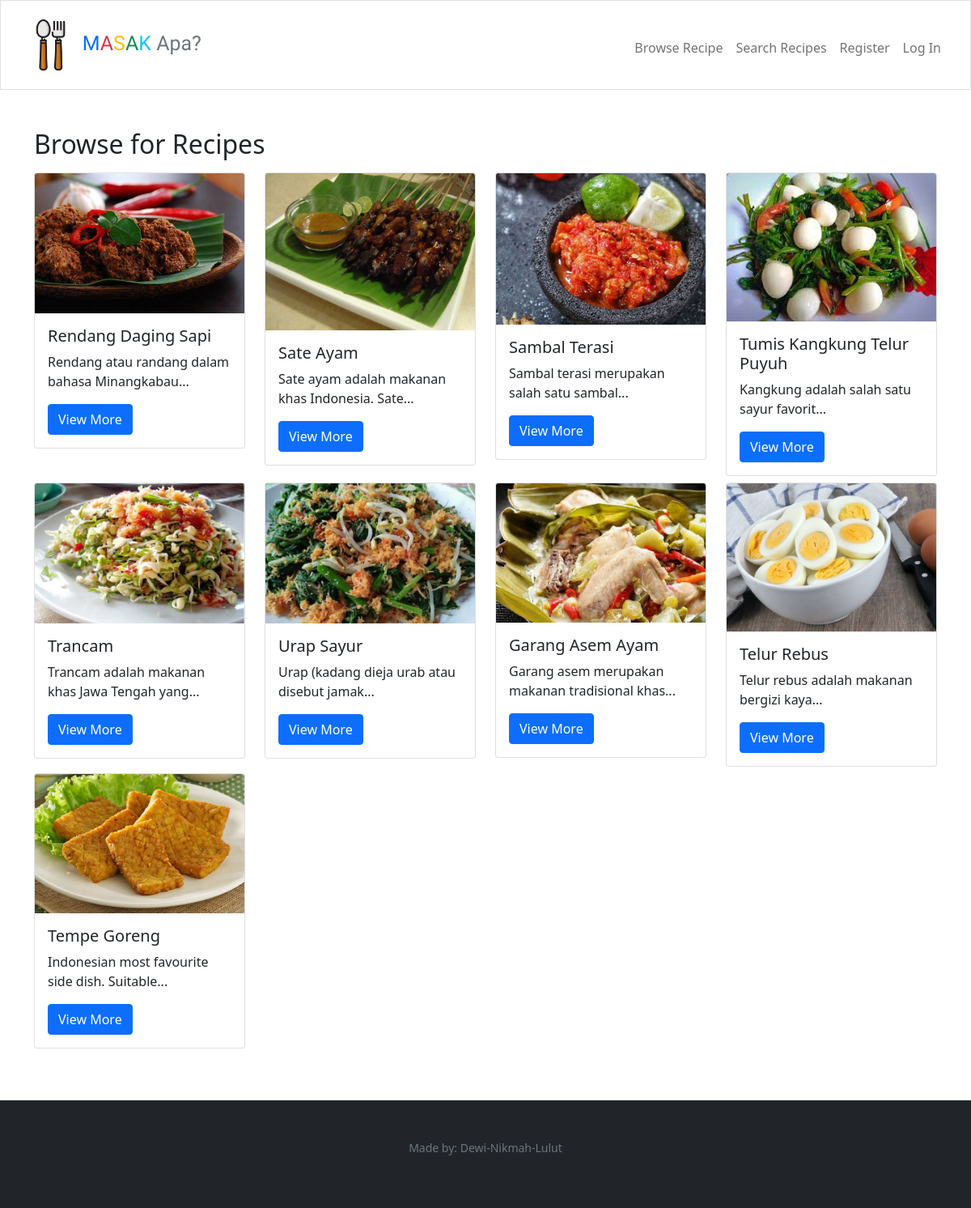
/recipe/show/all, run on an earlier commit of the app's database.
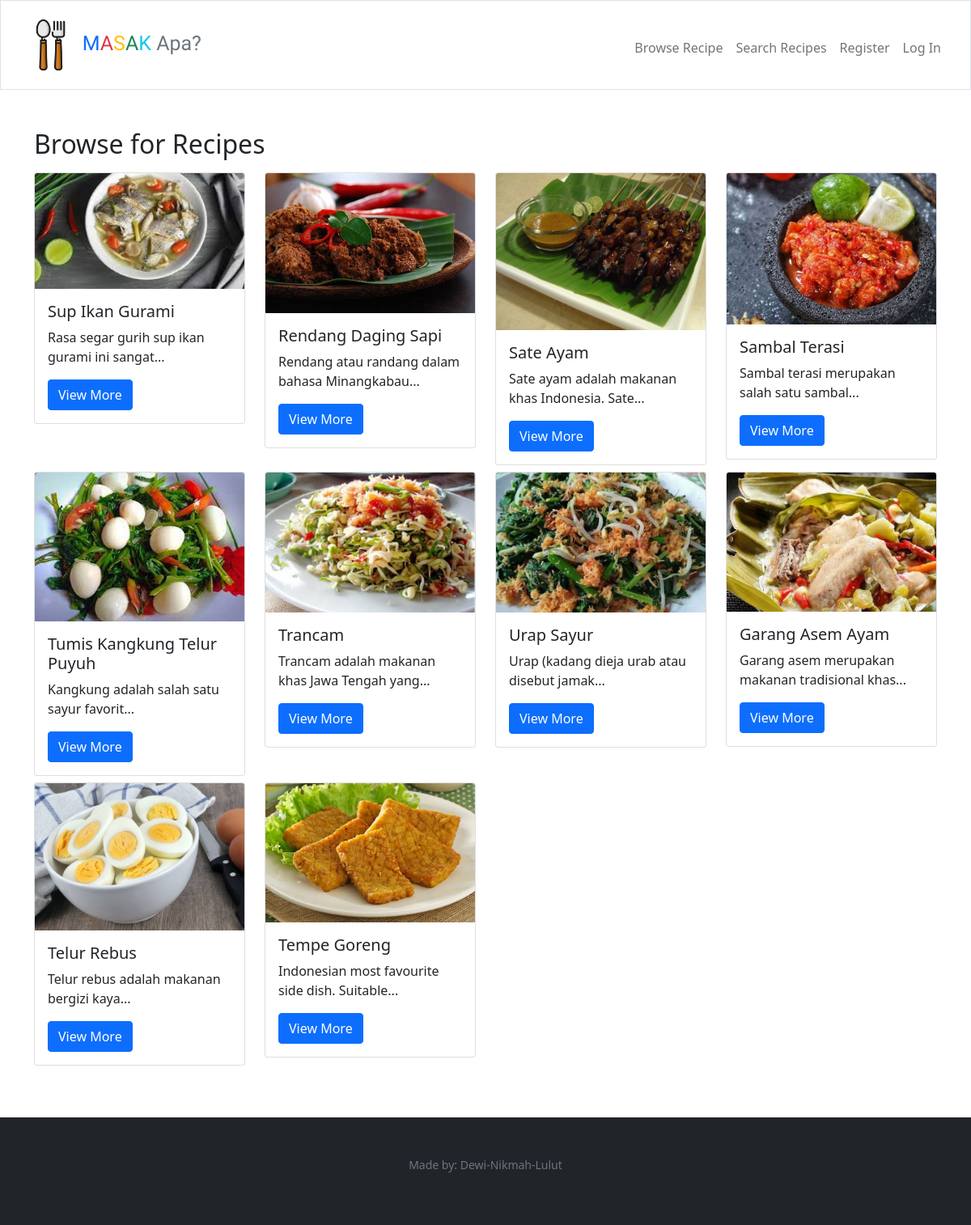
And on a later commit of the database.
### tables this page shows
CREATE TABLE "recipes" (
	"id"	integer NOT NULL,
	"name"	TEXT NOT NULL,
	"origin_id"	integer NOT NULL,
	"image"	varchar,
	"created_at"	datetime DEFAULT CURRENT_TIMESTAMP,
	"updated_at"	datetime DEFAULT CURRENT_TIMESTAMP,
	"description"	TEXT,
	PRIMARY KEY("id" AUTOINCREMENT),
	FOREIGN KEY("origin_id") REFERENCES "origins"("id") on delete cascade on update cascade
);

### app.py (the view)
@app.route("/recipe/show/all", methods=["GET", "POST"])
def show_recipes():
    global search_result
    if request.method == "GET":
        search_result.clear()
        recipes = db.execute("select recipes.id, recipes.name as recipe_name, recipes.image, recipes.description, recipe_ingredients.qty, instructions.instructions, units.name as unit_name from recipes inner join recipe_ingredients on recipes.id = recipe_ingredients.recipe_id inner join ingredients on recipe_ingredients.ingredients_id = ingredients.id inner join units on recipe_ingredients.unit_id = units.id inner join instructions on recipes.id = instructions.recipe_id group by recipes.id order by recipes.created_at desc")
        return render_template("show_recipes.html", recipes=recipes)

### app.py (called while the page is built)
@app.after_request
def after_request(response):
    response.headers["Cache-Control"] = "no-cache, no-store, must-revalidate"
    response.headers["Expires"] = 0
    response.headers["Pragma"] = "no-cache"
    return response

### templates/show_recipes.html
{% extends "layout.html" %} {% block title %} Recipes {% endblock %} {% block
main %}
<div class="container-lg mt-1 mb-3">
  <h2>Browse for Recipes</h2>
  <div class="row mt-2">
    {% for recipe in recipes %}
    <div class="col-lg-3 mt-2">
      <div class="card" style="width: 100%">
        <img
          src="/static/uploads/{{ recipe['image'] }}"
          class="card-img-top card-size"
          alt="IoT course thumbnail"
        />
        <div class="card-body">
          <h5 class="card-title">{{ recipe["recipe_name"] }}</h5>
          <p class="card-text">{{ recipe["description"]|truncate(50) }}</p>
          <a href="/recipe/show/{{ recipe['id'] }}" class="btn btn-primary"
            >View More</a
          >
        </div>
      </div>
    </div>
    {% endfor %}
  </div>
  <div class="spacing p-4"></div>
</div>
{% endblock %}

What changed in the data, as far as the page shows it:
added recipes: image (picture), recipe_name "Sup Ikan Gurami", description "Rasa segar gurih sup ikan gurami ini sangat..."
